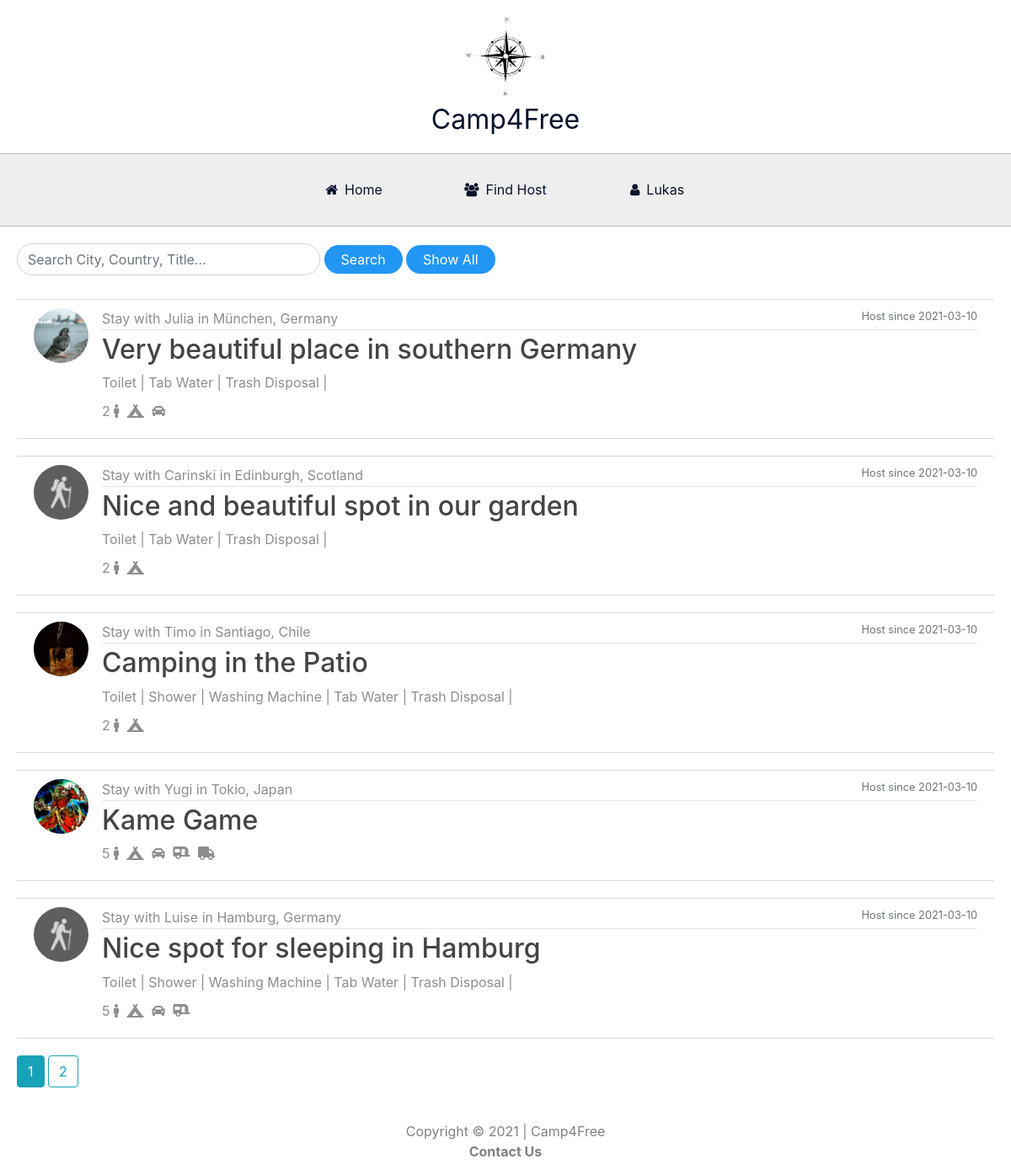
Page /find_host (signed in) on the committed database.
### website/models.py (models this page shows, shortened)
class User(db.Model, UserMixin):
    id = db.Column(db.Integer, primary_key=True)
    firstname = db.Column(db.String(50), nullable = False)
    surname = db.Column(db.String(50), nullable = False)
    age = db.Column(db.String(3))
    gender = db.Column(db.String(20))
    countryresidence = db.Column(db.String(30))
    language1 = db.Column(db.String(30), nullable = False)
    language2 = db.Column(db.String(30), nullable = False)
    language3 = db.Column(db.String(30), nullable = False)
    email = db.Column(db.String(50), unique=True, nullable = False)
    phonenumber = db.Column(db.String(20), nullable = False)
    password = db.Column(db.String(60), nullable = False)
    date = db.Column(db.DateTime(timezone=True), default=func.now())
    image_file = db.Column(db.String(20), nullable = False, default='default.jpeg')
    host = db.relationship('Host', backref='provider', lazy=True)
    traveller = db.relationship('Traveller', backref='passenger', lazy=True)

class Host(db.Model, UserMixin):
    id = db.Column(db.Integer, primary_key=True)
    title = db.Column(db.String(30), nullable = False)
    country = db.Column(db.String(30), nullable = False)
    street = db.Column(db.String(50), nullable = False)
    housenumber = db.Column(db.String(6), nullable = False)
    city = db.Column(db.String(30), nullable = False)
    state = db.Column(db.String(30), nullable = False)
    zipcode = db.Column(db.String(10), nullable = False)
    maximumpeople = db.Column(db.String(2), nullable = False)
    h_tent = db.Column(db.String(6))
    h_car = db.Column(db.String(6))
    h_cartrailer = db.Column(db.String(6))
    h_motorhome = db.Column(db.String(6))
    h_toilet = db.Column(db.String(20))
    h_shower = db.Column(db.String(20))
    h_washingmachine = db.Column(db.String(20))
    h_water = db.Column(db.String(6))
    h_trash = db.Column(db.String(6))
    h_note = db.Column(db.String(5000))
    date = db.Column(db.DateTime(timezone=True), default=func.now())
    on_off = db.Column(db.String(6), default='On')
    user_id = db.Column(db.Integer, db.ForeignKey('user.id'), nullable = False)

### website/views.py (the view)
@views.route('/find_host', methods=['GET', 'POST'])
@login_required
def find_host():
    hostvalue = Host.query.filter_by(user_id = current_user.id).first()
    travellervalue = Traveller.query.filter_by(user_id = current_user.id).first()
    page = request.args.get('page', 1, type=int)
    hosts = Host.query.order_by(Host.date.desc()).paginate(page=page, per_page=5)
    if travellervalue:
        if request.method == 'POST':
            return redirect(url_for('views.find_host'))
        return render_template("find_host.html", user=current_user, hosts=hosts)
    else:
        flash('You have to register as a traveller before accessing this page!', category='error')
        return redirect(url_for('views.account'))

### website/__init__.py (called while the page is built)
def create_app():
    from .views import views
    from .auth import auth
    app.register_blueprint(views, url_prefix='/')
    app.register_blueprint(auth, url_prefix='/')
    from .models import User, Host, Traveller
    create_database(app)
    login_manager = LoginManager()
    login_manager.login_view = 'auth.login'
    login_manager.init_app(app)
    @login_manager.user_loader
    def load_user(id):
        return User.query.get(int(id))
    return app

### website/templates/find_host.html (shortened to what this page needs)
{% extends "base.html" %}
{% block content %}
<form method="GET" action="search">
  <div class="search">
    <input style="display: inline; text-transform: capitalize" type="text" class="form-control" id="searchbar" name="searchbar" placeholder="Search City, Country, Title...">
    <button type="submit" class="edit">Search</button>
    <a href="{{ url_for('views.find_host') }}"><button name="show_all" type="button" value="show_all" class="edit" >Show All</button></a>
  </div>
</form>
    {% for host in hosts.items %}
      {% if host.on_off == "On" %}
          <article class="media content-section">
            <img class="rounded-circle article-img" src="{{ url_for('static', filename='profile_pics/' + host.provider.image_file) }}">
            <div class="media-body">
              <div class="article-metadata">Stay with {{ host.provider.firstname }} in {{ host.city }}, {{ host.country }}
                <small class="text-muted" style="float: right">Host since {{ host.date.strftime('%Y-%m-%d') }}</small>
              </div>
              <h2><a class="article-title" href="{{ url_for('views.specific_host', host_id=host.id) }}">{{ host.title }}</a></h2>
              <div class="offerings">
                {% if host.h_toilet == "Yes" %}
                <li>Toilet | </li>
                {% endif %}
                {% if host.h_shower == "Yes" %}
                <li>Shower | </li>
                {% endif %}
                {% if host.h_washingmachine == "Yes" %}
                <li>Washing Machine | </li>
                {% endif %}
                {% if host.h_water == "Yes" %}
                <li>Tab Water | </li>
                {% endif %}
                {% if host.h_trash == "Yes" %}
                <li>Trash Disposal | </li>
                {% endif %}
              </div>
              <div class="spacefor">
                  <li>{{ host.maximumpeople }} <i class="fas fa-male"></i></li>
                  {% if host.h_tent == "Yes" %}
                  <li><i class="fas fa-campground"></i></li>
                  {% endif %}
                  {% if host.h_car == "Yes" %}
                  <li><i class="fas fa-car"></i></li>
                  {% endif %}
                  {% if host.h_cartrailer == "Yes" %}
                  <li><i class="fas fa-caravan"></i></li>
                  {% endif %}
                  {% if host.h_motorhome == "Yes" %}
                  <li><i class="fas fa-truck"></i></li>
                  {% endif %}
              </div>
            </div>
          </article>
        {% endif %}
    {% endfor %}
    <div class="listing">
    {% for page_num in hosts.iter_pages(left_edge=1, right_edge=1, left_current=1, right_current=2) %}
          {% if page_num %}
            {% if hosts.page == page_num %}
              <a class="btn btn-info mb-4" href="{{ url_for ('views.find_host', page=page_num) }}">{{ page_num }}</a>
            {% else %}
              <a class="btn btn-outline-info mb-4" href="{{ url_for ('views.find_host', page=page_num) }}">{{ page_num }}</a>
            {% endif %}
          {% endif %}
    {% endfor %}
    </div>
{% endblock%}

### website/templates/base.html (shortened to what this page needs)
<!DOCTYPE html>
<html>
    <head>
        <link rel="stylesheet" href="{{ url_for('static', filename='style.css') }}">
        <link rel="stylesheet" href="https://use.fontawesome.com/releases/v5.15.2/css/all.css">
        <link rel="stylesheet" href="https://use.fontawesome.com/releases/v5.15.2/css/v4-shims.css">
        <link
        rel="stylesheet"
        href="https://stackpath.bootstrapcdn.com/bootstrap/4.4.1/css/bootstrap.min.css"
        />
        <link
        rel="stylesheet"
        href="https://stackpath.bootstrapcdn.com/font-awesome/4.7.0/css/font-awesome.min.css"
        />
        <link rel="stylesheet" href="https://maxcdn.bootstrapcdn.com/bootstrap/4.0.0/css/bootstrap.min.css">
    </head>
    <body>
        <div id="top">
            <div id="logo">
                <img src="static/img/compass.png" alt="Compass">
            </div>
            <div id="logo-name">Camp4Free</div>
        </div>
        <div class="menu-bar">
            <ul>
                <li><a href="/"><i class="fa fa-home"></i>Home</a></li>
                <li><a href="{{ url_for('views.find_host') }}"><i class="fa fa-users"></i>Find Host</a></li>
                {% if user.is_authenticated %}
                <li><a href="{{ url_for('views.account') }}"><i class="fa fa-user"></i>{{current_user.firstname}}</a>
                {% endif %}
            </ul>
        </div>
        <div class="content">
            {% block content %}
            {% endblock %}
        </div>
        <div class="footer">
            Copyright © 2021 | Camp4Free
            <a href="{{ url_for('views.contact') }}" style="color:grey; font-weight: bold;">Contact Us</a>
        </div>
    </body>
</html>

### website/static/style.css (style rules this page uses)
* { padding: 0px; margin: 0px; box-sizing: border-box; }
body { font-family: sans-serif; }
#top { text-align: center; }
#logo { display: inline-block; margin-top: 16px; }
#logo img { height: 101.55px; width: 138px; transform: rotate(348deg); }
#logo-name { font-size: 32px; color: rgb(7, 18, 44); margin-bottom: 16px; }
.menu-bar { background-color:rgb(238, 238, 238); text-align: center; border-top: solid 1px rgb(190, 190, 190); border-bottom: solid 1px rgb(190, 190, 190); }
.menu-bar ul { display: inline-flex; list-style: none; color: rgb(7, 18, 44); }
.menu-bar ul li { width: 150px; margin: 15px; margin-bottom: 0px; padding: 15px; }
.menu-bar ul li a { text-decoration: none; color: rgb(7, 18, 44); }
.menu-bar .fa { margin-right: 8px; }
.footer { text-align: center; color: grey; padding: 16px; }
.edit { background-color: #2196F3; border: none; color: white; padding: 5px 20px; text-align: center; text-decoration: none; display: inline-block; font-size: 16px; border-radius: 34px; margin-bottom: 10px; }
img { image-orientation: from-image; }
article { padding: 10px 20px; border-top: 1px solid #d8d8d8; border-bottom: 1px solid #d8d8d8; margin: 20px; color: #8d8d8d }
article li { list-style: none; margin-bottom: 10px; }
.article-title { color: #444444; }
.article-img { height: 65px; width: 65px; margin-right: 16px; }
.article-metadata { padding-bottom: 1px; margin-bottom: 4px; border-bottom: 1px solid #e3e3e3; }
.offerings li { list-style: none; margin-bottom: 10px; display:inline-block; }
.spacefor li { list-style: none; margin-right: 5px; display:inline-block; }
.listing { margin-left: 20px; margin-right: 20px; }
.search input + button { display: inline; }
#searchbar { border-radius: 34px; margin-left: 20px; margin-top: 20px; width: 30%; }

### rows in the picture
User: firstname "Lukas"
Host: image_file (picture), provider.firstname "Julia", city "München", country "Germany", date "2021-03-10", title "Very beautiful place in southern Germany", h_toilet "Toilet |", h_water "Tab Water |", h_trash "Trash Disposal |", maximumpeople "2", h_tent "Yes" (drawn), h_car "Yes" (drawn)
Host: image_file (placeholder picture), provider.firstname "Carinski", city "Edinburgh", country "Scotland", date "2021-03-10", title "Nice and beautiful spot in our garden", h_toilet "Toilet |", h_water "Tab Water |", h_trash "Trash Disposal |", maximumpeople "2", h_tent "Yes" (drawn)
Host: image_file (picture), provider.firstname "Timo", city "Santiago", country "Chile", date "2021-03-10", title "Camping in the Patio", h_toilet "Toilet |", h_shower "Shower |", h_washingmachine "Washing Machine |", h_water "Tab Water |", h_trash "Trash Disposal |", maximumpeople "2", h_tent "Yes" (drawn)
Host: image_file (picture), provider.firstname "Yugi", city "Tokio", country "Japan", date "2021-03-10", title "Kame Game", maximumpeople "5", h_tent "Yes" (drawn), h_car "Yes" (drawn), h_cartrailer "Yes" (drawn), h_motorhome "Yes" (drawn)
Host: image_file (placeholder picture), provider.firstname "Luise", city "Hamburg", country "Germany", date "2021-03-10", title "Nice spot for sleeping in Hamburg", h_toilet "Toilet |", h_shower "Shower |", h_washingmachine "Washing Machine |", h_water "Tab Water |", h_trash "Trash Disposal |", maximumpeople "5", h_tent "Yes" (drawn), h_car "Yes" (drawn), h_cartrailer "Yes" (drawn)

### other values in the picture
{{ page_num }} "1"
{{ page_num }} "2"
